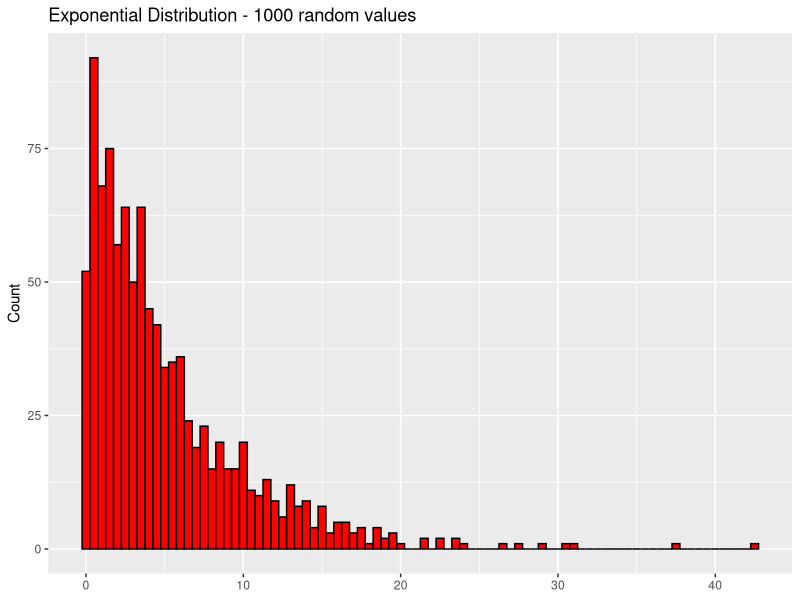
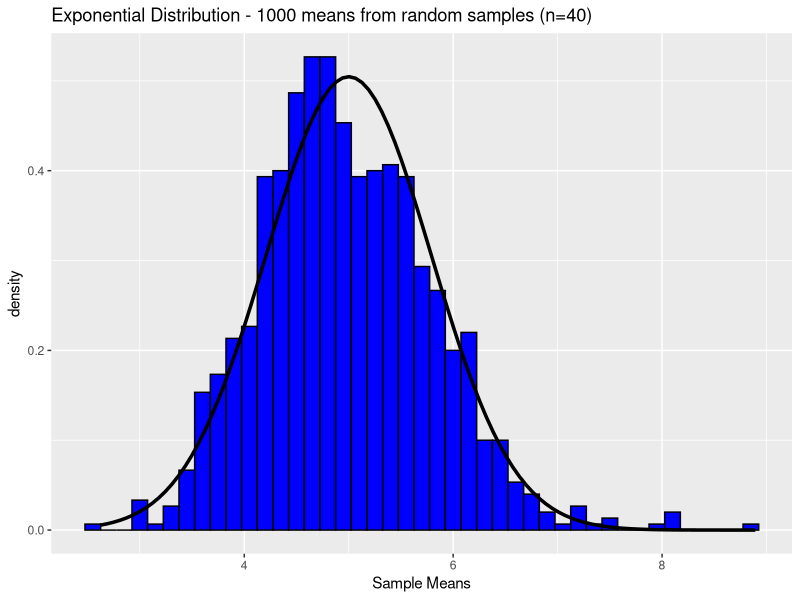

Recreate these plots in R, in order.
## ---- chunk 1
library(ggplot2)
library(ggpubr)

## ---- chunk 2

averages <- NULL

for (i in 1:1000)
{ 
  averages <- c(averages, mean (rexp (40, 0.2) ) )
}
## ---- chunk 3
str(averages)
## ---- chunk 4
print(mean(averages))
## ---- chunk 5
theoreticalVariance <- (1/0.2)^2 / 40
print(theoreticalVariance)
## ---- chunk 6
print(var(averages))
## ---- chunk 7
## Obtain 1000 random Nrs. in exponential distribution
exponential <- rexp(1000, 0.2)

## Transform the 2 obtained vectors into dataframes (otherwise cannot use GGPLOT2 with them)
expo_df <- data.frame(x_expo = exponential)
averages_df <- data.frame(x_average = averages )

## Plotting
theoreticalMean <- 1 / 0.2
theoreticalVariance <- (1/0.2)^2 / 40

expo_plot <- ggplot(expo_df, aes(x_expo)) + geom_histogram(binwidth = 0.5, color = "black", fill = "red") + 
             ggtitle("Exponential Distribution - 1000 random values") +
             theme(axis.title.x = element_blank()) + ylab("Count")
expo_plot
## ---- chunk 8
sample_plot <- ggplot(averages_df, aes(x_average)) +
                geom_histogram(aes(y = ..density..), binwidth = 0.15, color = "black", fill = "blue") +
                ggtitle("Exponential Distribution - 1000 means from random samples (n=40)") +
                xlab("Sample Means") +
                stat_function(fun = dnorm, args = list(mean = theoreticalMean, sd = sqrt(theoreticalVariance)), 
                                size = 1.2)

sample_plot
